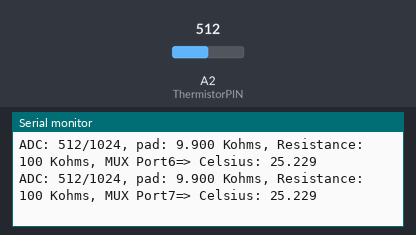
Recording of a sketch running on a simulated Arduino Uno, built with avr-gcc and run on an emulated ATmega328P. Parts: the last lines printed to the serial monitor. The inputs (shaded band) are chosen by the test bench; at power-on: A2 (ThermistorPIN) = 512.

Above: at 1.2 s.
1.3 s: A2 (ThermistorPIN) set to 0
At 2.7 s:
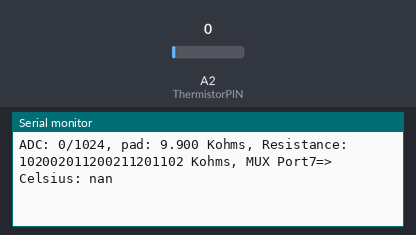
3.5 s: A2 (ThermistorPIN) set to 17
At 5.1 s:
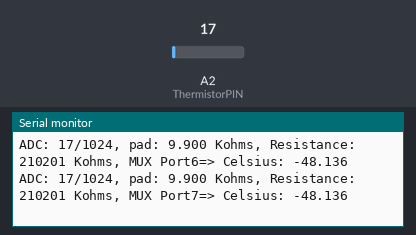
Timing chart, 0 to 6.6 s (numbered marks = the images above; inputs shaded):
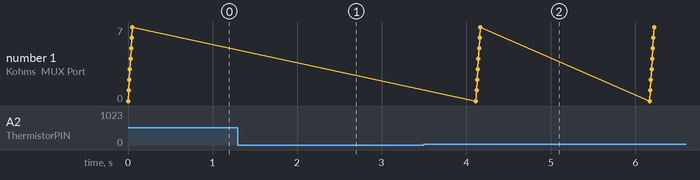

The sketch:

ThermistorWithMUX.ino
```cpp
/*
 * Inputs ADC Value from Thermistor and outputs Temperature in Celsius
 *  requires: include <math.h>
 * Utilizes the Steinhart-Hart Thermistor Equation:
 *    Temperature in Kelvin = 1 / {A + B[ln(R)] + C[ln(R)]3}
 *    where A = 0.001129148, B = 0.000234125 and C = 8.76741E-08
 *
 * These coefficients seem to work fairly universally, which is a bit of a
 * surprise.
 *
 * Schematic:
 *   [Ground] -- [10k-pad-resistor] -- | -- [thermistor] --[Vcc (5 or 3.3v)]
 *                                               |
 *                                          Analog Pin 0
 *
 * In case it isn't obvious (as it wasn't to me until I thought about it), the analog ports
 * measure the voltage between 0v -> Vcc which for an Arduino is a nominal 5v, but for (say)
 * a JeeNode, is a nominal 3.3v.
 *
 * The resistance calculation uses the ratio of the two resistors, so the voltage
 * specified above is really only required for the debugging that is commented out below
 *
 * Resistance = PadResistor * (1024/ADC -1)
 *
 * I have used this successfully with some CH Pipe Sensors (http://www.atcsemitec.co.uk/pdfdocs/ch.pdf)
 * which be obtained from http://www.rapidonline.co.uk.
 *
 */

#include <math.h>

#define ThermistorPIN 2                 // Analog Pin 2

float pad = 9900;                       // balance/pad resistor value, set this to
                                        // the measured resistance of your pad resistor
float thermr = 10000;                   // thermistor nominal resistance

#define muxPINA 2
#define muxPINB 3
#define muxPINC 4
int muxA = 0;
int muxB = 0;
int muxC = 0;
int muxCount = 0;

void setup() {
  Serial.begin(115200);

  pinMode(muxPINA, OUTPUT);
  pinMode(muxPINB, OUTPUT);
  pinMode(muxPINC, OUTPUT);
}

void loop() {
  for( muxCount=0; muxCount<=7; muxCount++){
     muxA = bitRead(muxCount,0);
     muxB = bitRead(muxCount,1);
     muxC = bitRead(muxCount,2);

     //select mux pints
     digitalWrite(muxPINA, muxA);
     digitalWrite(muxPINB, muxB);
     digitalWrite(muxPINC, muxC);

     float temp;
     temp = Thermistor(analogRead(ThermistorPIN));       // read ADC and  convert it to Celsius
     Serial.print("MUX Port");
     Serial.print(muxCount);
     Serial.print("=> ");
     Serial.print("Celsius: ");
     Serial.print(temp,3);                             // display Celsius
     Serial.println("");
  }
  Serial.println("");
  delay(2000);                                      // Delay a bit...
}

float Thermistor(int RawADC) {
  long Resistance;
  float Temp;  // Dual-Purpose variable to save space.

  Resistance=pad*((1024.0 / RawADC) - 1);
  Temp = log(Resistance); // Saving the Log(resistance) so not to calculate  it 4 times later
  Temp = 1 / (0.001129148 + (0.000234125 * Temp) + (0.0000000876741 * Temp * Temp * Temp));
  Temp = Temp - 273.15;  // Convert Kelvin to Celsius

  // BEGIN- Remove these lines for the function not to display anything
  Serial.print("ADC: ");
  Serial.print(RawADC);
  Serial.print("/1024");                           // Print out RAW ADC Number
  Serial.print(", pad: ");
  Serial.print(pad/1000, 3);
  Serial.print(" Kohms, Resistance: ");
  Serial.print(Resistance/1000, 3);
  Serial.print(" Kohms, ");
  // END- Remove these lines for the function not to display anything

  // Uncomment this line for the function to return Fahrenheit instead.
  //temp = (Temp * 9.0)/ 5.0 + 32.0;                  // Convert to Fahrenheit
  return Temp;                                      // Return the Temperature
}
```

Measured:
- after the input at 1.3 s, the serial monitor: prints a new line after 0.75 s (image 1)
- after the input at 3.5 s, the serial monitor: prints a new line after 0.62 s (image 2)
